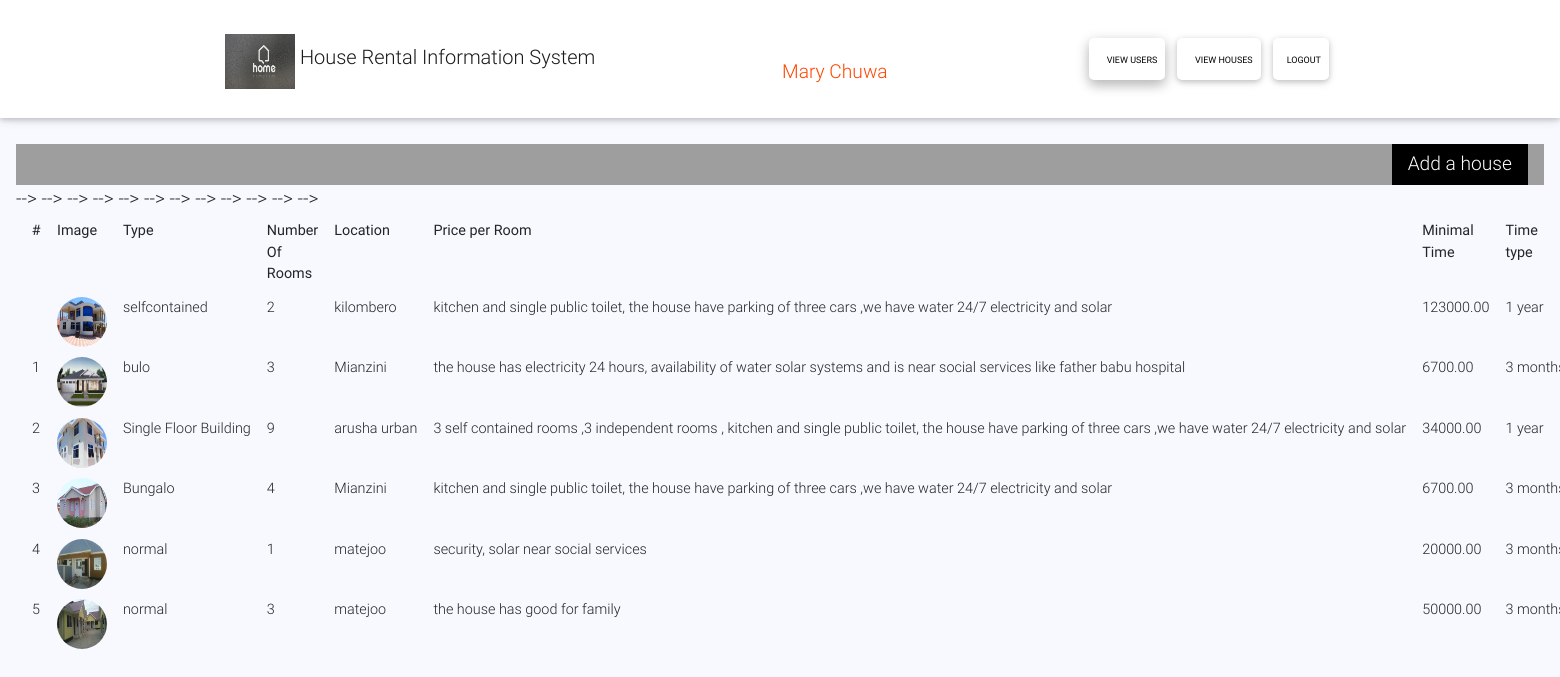
Page /admin/houses.php (signed in) on the committed database.
### tables this page shows
CREATE TABLE IF NOT EXISTS `house` (
  `id` int(12) NOT NULL AUTO_INCREMENT,
  `type` varchar(200) NOT NULL,
  `house_image` varchar(200) NOT NULL,
  `number_of_rooms` int(3) NOT NULL,
  `location` varchar(200) NOT NULL,
  `status` varchar(20) NOT NULL DEFAULT 'Available',
  `house_description` text NOT NULL,
  `price_per_time` decimal(24,2) NOT NULL,
  `minimum_time` varchar(30) NOT NULL,
  `time_type` varchar(30) NOT NULL,
  `dateuploaded` timestamp NOT NULL,
  `dateupdated` timestamp NOT NULL,
  `user_id` int(11) NOT NULL,
  `fance` varchar(20) NOT NULL,
  `security` varchar(20) NOT NULL,
  `ac` varchar(20) NOT NULL,
  `tiles` varchar(20) NOT NULL,
  PRIMARY KEY (`id`),
  KEY `user_id` (`user_id`)
);

### admin/houses.php (the view, shortened to what this page needs)
<?php
 include '../connect.php';
   include 'head.php';
?>
<?php include_once 'nav.php'; ?><br><br>
<br>
<br><br>
<body class="w3-container" >
	<div class="w3-container w3-grey" >
		<a href="addhouse.php" class="w3-btn w3-right " >Add a house</a>
	</div>
 <?php
            $query = "SELECT * FROM house";
            $res=mysqli_query($db,$query);
            $ans=mysqli_num_rows($res);
            if ($ans>=1)
             {
             	?>
             	<table class="w3-table" >
             		<tr>
             	<th >#</th>
           <th>Image</th>
           <th>Type</th>
           <th>Number Of Rooms</th>
           <th>Location</th>
          <th>Price per Room</th>
           <th>Minimal Time</th>
           <th>Time type</th>
           </tr>        	<?php
              while ($row= mysqli_fetch_array($res)) {  ?>
        <tr>
            <td class="pt-3-half" ><?php echo $num; ?> </td>
            <td class="pt-3-half" ><img style="width:50px; height: 50px; border-radius: 50%" src="uploads/<?php echo $row['house_image']; ?>"></td>
          <td class="pt-3-half" ><?php echo $row['type']; ?></td>
          <td class="pt-3-half" ><?php echo $row['number_of_rooms']; ?></td>
          <td class="pt-3-half" ><?php echo $row['location']; ?></td>
          <td class="pt-3-half" ><?php echo $row['house_description']; ?></td>-->
          <td class="pt-3-half" ><?php echo $row['price_per_time']; ?></td>
          <td class="pt-3-half" ><?php echo $row['minimum_time']; ?></td>
       </tr>
        <?php
        $num++; ?>
       <?php } ?>
       </table></div></div></div>
              	<?php
         }else{
             	echo 'Sorry no house found';
             }
  ?>

### css/style.css (style rules this page uses)
* { margin: 0px; padding: 0px; }
body { font-size: 120%; background: #F8F8FF; }
#dtHorizontalExample th, td { white-space: nowrap; }
.pt-3-half { padding-top: 1.4rem; }

### css/w3.css (style rules this page uses)
html { -ms-text-size-adjust:100%;-webkit-text-size-adjust:100% }
body { margin:0 }
a { -webkit-tap-highlight-color:transparent;background-color:transparent }
img { border:0 }
img { margin-bottom:-5px }
a { color:inherit }
table { border-collapse:collapse;border-spacing:0;width:100%;display:table }
table,th,td { border:none }
.w3-table td,.w3-table th,.w3-table-all td,.w3-table-all th { padding:6px 8px;display:table-cell;text-align:left;vertical-align:top }
.w3-table th:first-child,.w3-table td:first-child,.w3-table-all th:first-child,.w3-table-all td:first-child { padding-left:16px }
.w3-btn,.w3-btn-block { border:none;display:inline-block;outline:0;padding:6px 16px;vertical-align:middle;overflow:hidden;text-decoration:none !important;color:#fff;background-color:#000;text-align:center;cursor:pointer;white-space:nowrap }
.w3-navbar a,.w3-topnav a,.w3-sidenav a,.w3-dropnav a,.w3-pagination li a,.w3-hoverable tbody tr,.w3-btn,.w3-btn-floating,.w3-btn-floating-large { -webkit-transition:all 0.3s ease;transition:all 0.3s ease }
.w3-container:after,.w3-row:after,.w3-row-padding:after,.w3-topnav:after,.w3-clear:after,.w3-btn-group:before,.w3-btn-group:after { content:"";display:table;clear:both }
.w3-right { float:right !important }
.w3-container { padding:0.01em 16px }
.w3-grey,.w3-hover-grey:hover { color:#000 !important;background-color:#9e9e9e !important }

### admin/head.php (style rules this page uses)
* { box-sizing: border-box; }

### rows in the picture
house: house_image (picture), type "selfcontained", number_of_rooms "2", location "kilombero", house_description "kitchen and single public toilet, the house have parking of three cars ,we have water 24/7 electricity and solar", price_per_time "123000.00", minimum_time "1 year"
house: house_image (picture), type "bulo", number_of_rooms "3", location "Mianzini", house_description "the house has electricity 24 hours, availability of water solar systems and is near social services like father babu hospital", price_per_time "6700.00", minimum_time "3…"
house: house_image (picture), type "Single Floor Building", number_of_rooms "9", location "arusha urban", house_description "3 self contained rooms ,3 independent rooms , kitchen and single public toilet, the house have parking of three cars ,we have water 24/7 electricity and solar", price_per_time "34000.00", minimum_time "1 year"
house: house_image (picture), type "Bungalo", number_of_rooms "4", location "Mianzini", house_description "kitchen and single public toilet, the house have parking of three cars ,we have water 24/7 electricity and solar", price_per_time "6700.00", minimum_time "3…"
house: house_image (picture), type "normal", number_of_rooms "1", location "matejoo", house_description "security, solar near social services", price_per_time "20000.00", minimum_time "3…"
house: house_image (picture), type "normal", number_of_rooms "3", location "matejoo", house_description "the house has good for family", price_per_time "50000.00", minimum_time "3…"

### other values in the picture
$_SESSION['firstname'] "Mary"
$_SESSION['lastname'] "Chuwa"
